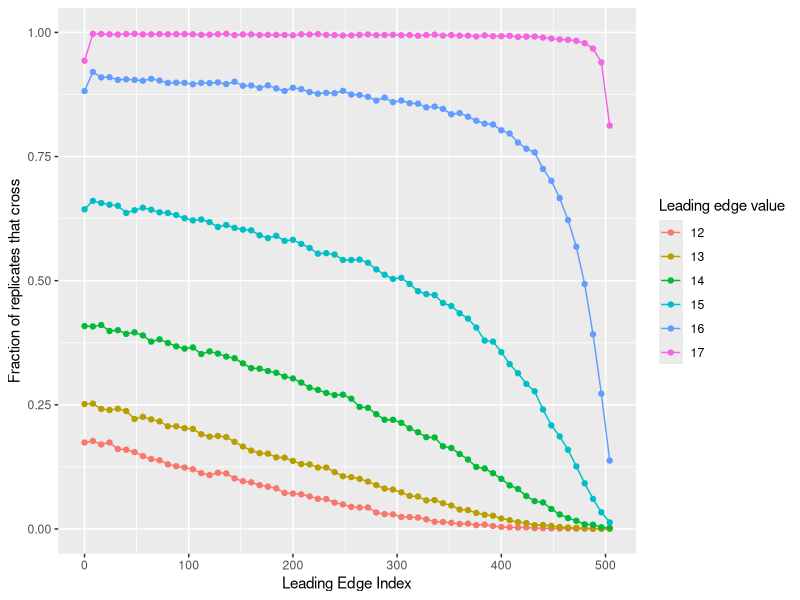

R code for this plot:
rm(list = ls())

library(ggplot2)

plot_dir = '../plots'
if(!dir.exists(plot_dir)){
  dir.create(plot_dir, recursive = T)
}

df_summary = read.csv('../data/processed_summary.csv')

ggplot(df_summary, aes(x = leading_edge_index, y = crossed_frac, color = as.factor(leading_edge_val))) + 
  geom_line() + 
  geom_point() + 
  scale_y_continuous(limits = c(0,1)) + 
  xlab('Leading Edge Index') + 
  ylab('Fraction of replicates that cross') + 
  labs(color = 'Leading edge value')
ggsave(paste0(plot_dir, '/benchmarking.png'), units = 'in', width = 8, height = 6)
